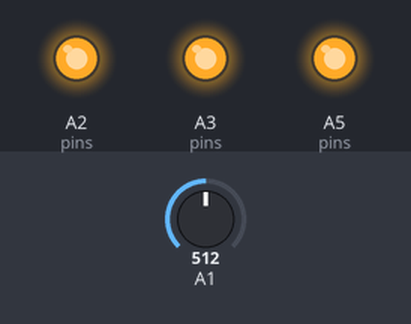
The sketch below on a simulated Arduino Uno, built with avr-gcc and run on an emulated ATmega328P. Shown: output pins drawn as LEDs (lit = HIGH). The inputs (shaded band) are chosen by the test bench; at power-on: A1 = 512. Pins used as bus, display or sensor lines are not drawn; what the sketch prints to the serial monitor is not drawn.

Above: at 0.1 s.
Timing chart, 0 to 1.6 s (numbered marks = the images above):
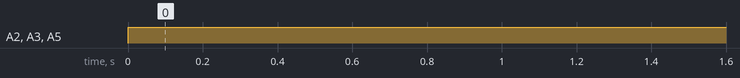

Measured:
- by itself, A2 (pins), A3 (pins), A5 (pins): LOW → HIGH at 0.00 s

The sketch:

ADXL335_workbench.ino
```cpp
#include <ADXL335.h>
#include <MUX.h>

int pins[ 4 ] = { A5, A4, A3, A2 };

MUX mux( pins, 4 );
ADXL335 accelerometer( 3.3, 15, 14, 13, &mux, A1 );

void setup()
{

  analogReference( EXTERNAL );

  pinMode( A1, INPUT );

  Serial.begin(9600);
  accelerometer.begin();

  Serial.println("X (g), Y (g), Z (g)");
}

void loop()
{

  float x, y, z;
  x = accelerometer.accelerationX();
  y = accelerometer.accelerationY();
  z = accelerometer.accelerationZ();

  Serial.print(x);
  Serial.print(", ");
  Serial.print(y);
  Serial.print(", ");
  Serial.print(z);
  Serial.println();

  delay(100);

}
```
